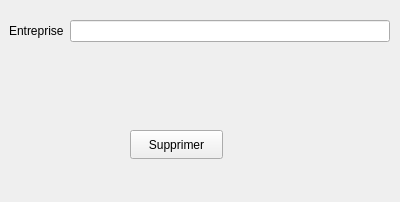
<?xml version="1.0" encoding="UTF-8"?>
<ui version="4.0">
 <class>SupEntreprise</class>
 <widget class="QWidget" name="SupEntreprise">
  <property name="geometry">
   <rect>
    <x>0</x>
    <y>0</y>
    <width>400</width>
    <height>202</height>
   </rect>
  </property>
  <property name="windowTitle">
   <string>Form</string>
  </property>
  <widget class="QWidget" name="formLayoutWidget">
   <property name="geometry">
    <rect>
     <x>9</x>
     <y>20</y>
     <width>381</width>
     <height>80</height>
    </rect>
   </property>
   <layout class="QFormLayout" name="formLayout">
    <item row="0" column="0">
     <widget class="QLabel" name="label">
      <property name="text">
       <string>Entreprise</string>
      </property>
     </widget>
    </item>
    <item row="0" column="1">
     <widget class="QLineEdit" name="lineEdit"/>
    </item>
   </layout>
  </widget>
  <widget class="QPushButton" name="pushButton">
   <property name="geometry">
    <rect>
     <x>130</x>
     <y>130</y>
     <width>93</width>
     <height>29</height>
    </rect>
   </property>
   <property name="text">
    <string>Supprimer</string>
   </property>
  </widget>
 </widget>
 <resources/>
 <connections/>
</ui>
